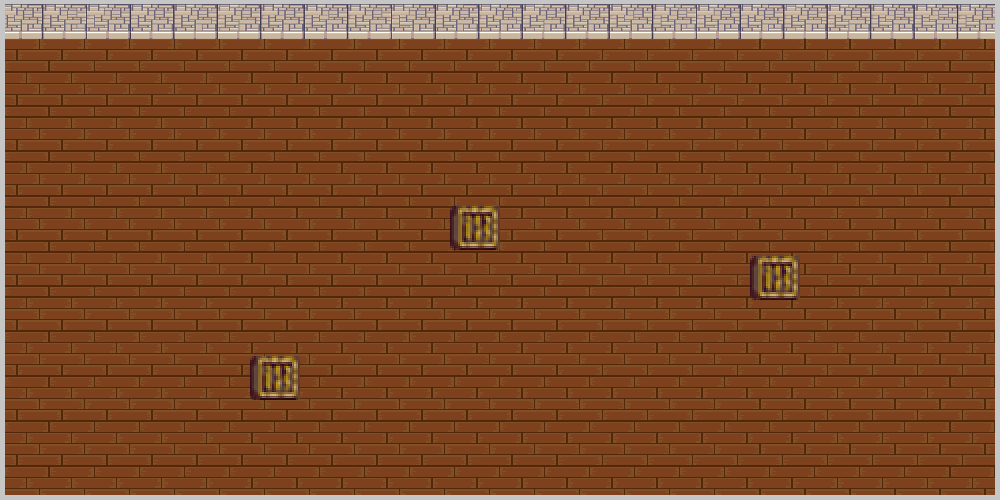

Below is a game level as drawn by its tile map, then a one-line description and the .tmx file that defines it, in full:
An orthogonal 20x10 tile map with 50x50 px tiles, 1 tile layer (Capa de patrones 1), 1 image layer.

<map version="1.5" tiledversion="1.7.2" orientation="orthogonal" renderorder="right-down" width="20" height="10" tilewidth="50" tileheight="50" infinite="0" nextlayerid="6" nextobjectid="1">
 <tileset firstgid="1" name="tilesetForest" tilewidth="50" tileheight="50" tilecount="56" columns="8">
  <image source="tilesetForest.png" width="400" height="350" />
 </tileset>
 <imagelayer id="3" name="Capa de Imagen 1">
  <image source="suelo.png" width="1000" height="500" />
 </imagelayer>
 <layer id="5" name="Capa de patrones 1" width="20" height="10">
  <data encoding="csv">
0,0,0,0,0,0,0,0,0,0,0,0,0,0,0,0,0,0,0,0,
0,0,0,0,0,0,0,0,0,0,0,0,0,0,0,0,0,0,0,0,
0,0,0,0,0,0,0,0,0,0,0,0,0,0,0,0,0,0,0,0,
0,0,0,0,0,0,0,0,0,0,0,0,0,0,0,0,0,0,0,0,
0,0,0,0,0,0,0,0,0,28,0,0,0,0,0,0,0,0,0,0,
0,0,0,0,0,0,0,0,0,0,0,0,0,0,0,28,0,0,0,0,
0,0,0,0,0,0,0,0,0,0,0,0,0,0,0,0,0,0,0,0,
0,0,0,0,0,28,0,0,0,0,0,0,0,0,0,0,0,0,0,0,
0,0,0,0,0,0,0,0,0,0,0,0,0,0,0,0,0,0,0,0,
0,0,0,0,0,0,0,0,0,0,0,0,0,0,0,0,0,0,0,0
</data>
 </layer>
</map>
